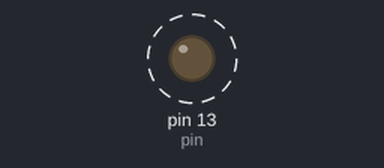
This sketch was run on a simulated Teensy 4. Shown: output pins drawn as LEDs (lit = HIGH). Dashed ring = blinking. What the sketch prints to the serial monitor is not drawn.

Above: at 0.2 s.
Timing chart, 0 to 3.0 s (numbered marks = the images above):
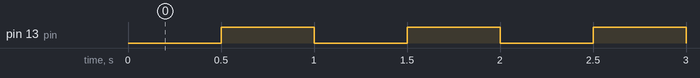

The sketch:

basic_interrupt.ino
```cpp
IntervalTimer myTimer;

int period = 1000; // period is x ms
int pin = LED_BUILTIN;  // built-in LED
int state = LOW;
volatile int blinkCount = 1; // volatile type for sharing

void setup() {
  pinMode(pin, OUTPUT);
  myTimer.begin(blinkLED, period*500);  // call handler function every x us
  noInterrupts();
  Serial.begin(9600);
}

void loop() {
  int blinkCopy;
  noInterrupts(); // turn off interrupts for reading
  blinkCopy = blinkCount;
  interrupts(); // turn it back on asap

  Serial.printf("LED has blunk %d times\n", blinkCopy/2); // blink every two interrupts
  delay(period);
}

// Good idea to try and keep this as short as possible
void blinkLED() {
  state = ~state;
  blinkCount++;
  digitalWrite(pin, state);
}
```

Measured:
- by itself, pin 13 (pin): alternates HIGH for 0.50 s and LOW for 0.50 s
